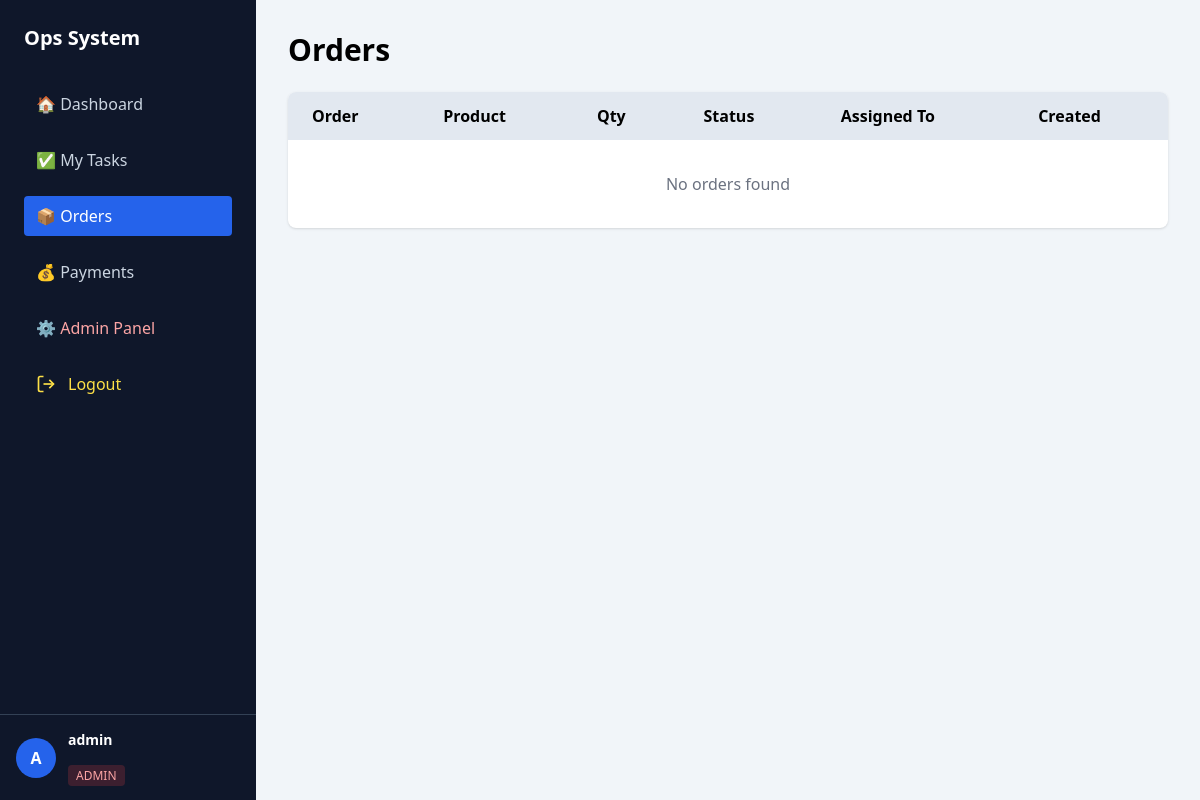
The page /orders/ (signed in) on the database as committed earlier.
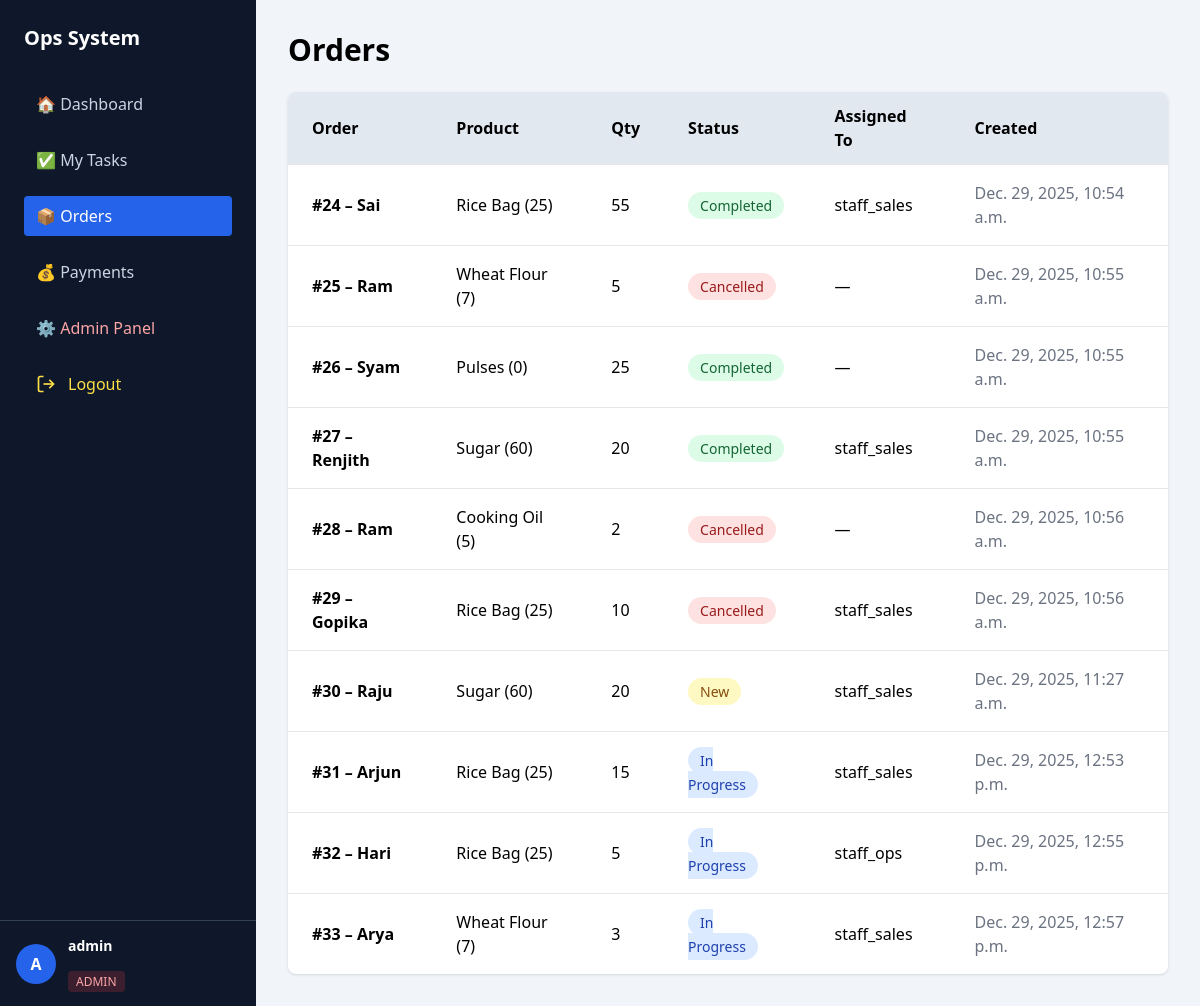
The same page on the database as committed later.
### orders/models.py (models this page shows, shortened)
class Order(models.Model):
    STATUS_CHOICES = (
        ('NEW', 'New'),
        ('IN_PROGRESS', 'In Progress'),
        ('COMPLETED', 'Completed'),
        ('CANCELLED', 'Cancelled'),
    )
    customer_name = models.CharField(max_length=100)
    product = models.ForeignKey(Product, on_delete=models.PROTECT)
    quantity = models.PositiveIntegerField()
    status = models.CharField(
        max_length=20,
        choices=STATUS_CHOICES,
        default='NEW'
    )
    assigned_to = models.ForeignKey(
        User,
        on_delete=models.SET_NULL,
        null=True,
        blank=True
    )
    created_at = models.DateTimeField(auto_now_add=True)

### inventory/models.py (models this page shows, shortened)
class Product(models.Model):
    name = models.CharField(max_length=100)
    sku = models.CharField(max_length=50, unique=True)
    current_stock = models.IntegerField(default=0)
    reorder_level = models.IntegerField(default=10)
    is_active = models.BooleanField(default=True)
    price = models.DecimalField(max_digits=10,decimal_places=2,default=0)
    def __str__(self):
        return f"{self.name} ({self.current_stock})"

### core/views.py (the view)
# urls.py: path('orders/', views.orders_view, name='orders'),
@login_required
def orders_view(request):
    orders = Order.objects.all()
    return render(request, 'core/orders.html', {'orders': orders})

### core/templates/core/orders.html
{% extends "core/base.html" %}
{% block content %}
<h1 class="text-3xl font-bold mb-6">Orders</h1>
<div class="bg-white shadow rounded-lg overflow-hidden">
<table class="min-w-full">
    <thead class="bg-slate-200 text-left">
        <tr>
            <th class="px-6 py-3">Order</th>
            <th class="px-6 py-3">Product</th>
            <th class="px-6 py-3">Qty</th>
            <th class="px-6 py-3">Status</th>
            <th class="px-6 py-3">Assigned To</th>
            <th class="px-6 py-3">Created</th>
        </tr>
    </thead>
    <tbody>
        {% for order in orders %}
        <tr class="border-t hover:bg-slate-50">
            <td class="px-6 py-4 font-semibold">
                #{{ order.id }} – {{ order.customer_name }}
            </td>
            <td class="px-6 py-4">{{ order.product }}</td>
            <td class="px-6 py-4">{{ order.quantity }}</td>
            <td class="px-6 py-4">
                {% if order.status == 'NEW' %}
                    <span class="px-3 py-1 bg-yellow-100 text-yellow-800 rounded-full text-sm">New</span>
                {% elif order.status == 'IN_PROGRESS' %}
                    <span class="px-3 py-1 bg-blue-100 text-blue-800 rounded-full text-sm">In Progress</span>
                {% elif order.status == 'COMPLETED' %}
                    <span class="px-3 py-1 bg-green-100 text-green-800 rounded-full text-sm">Completed</span>
                {% else %}
                    <span class="px-3 py-1 bg-red-100 text-red-800 rounded-full text-sm">Cancelled</span>
                {% endif %}
            </td>
            <td class="px-6 py-4">
                {{ order.assigned_to|default:"—" }}
            </td>
            <td class="px-6 py-4 text-gray-500">
                {{ order.created_at }}
            </td>
        </tr>
        {% empty %}
        <tr>
            <td colspan="6" class="text-center py-8 text-gray-500">
                No orders found
            </td>
        </tr>
        {% endfor %}
    </tbody>
</table>
</div>
{% endblock %}

Rows that differ between the two databases and show on the page:
added Order: id "24", customer_name "Sai", product "Rice Bag (25)", quantity "55", status "Completed", assigned_to "staff_sales", created_at "Dec. 29, 2025, 10:54 a.m."
added Order: id "25", customer_name "Ram", product "Wheat Flour (7)", quantity "5", status "Cancelled", assigned_to "—", created_at "Dec. 29, 2025, 10:55 a.m."
added Order: id "26", customer_name "Syam", product "Pulses (0)", quantity "25", status "Completed", assigned_to "—", created_at "Dec. 29, 2025, 10:55 a.m."
added Order: id "27", customer_name "Renjith", product "Sugar (60)", quantity "20", status "Completed", assigned_to "staff_sales", created_at "Dec. 29, 2025, 10:55 a.m."
added Order: id "28", customer_name "Ram", product "Cooking Oil (5)", quantity "2", status "Cancelled", assigned_to "—", created_at "Dec. 29, 2025, 10:56 a.m."
added Order: id "29", customer_name "Gopika", product "Rice Bag (25)", quantity "10", status "Cancelled", assigned_to "staff_sales", created_at "Dec. 29, 2025, 10:56 a.m."
added Order: id "30", customer_name "Raju", product "Sugar (60)", quantity "20", status "New", assigned_to "staff_sales", created_at "Dec. 29, 2025, 11:27 a.m."
added Order: id "31", customer_name "Arjun", product "Rice Bag (25)", quantity "15", status "In Progress", assigned_to "staff_sales", created_at "Dec. 29, 2025, 12:53 p.m."
added Order: id "32", customer_name "Hari", product "Rice Bag (25)", quantity "5", status "In Progress", assigned_to "staff_ops", created_at "Dec. 29, 2025, 12:55 p.m."
added Order: id "33", customer_name "Arya", product "Wheat Flour (7)", quantity "3", status "In Progress", assigned_to "staff_sales", created_at "Dec. 29, 2025, 12:57 p.m."
Other text that changed with them:
text no longer shown: "No orders found"
